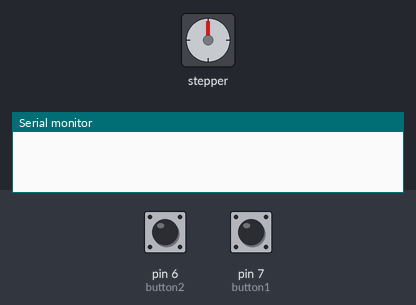
Bench run of a sketch on a simulated Arduino Uno, built with avr-gcc and run on an emulated ATmega328P. On the bench: stepper motor, the last lines printed to the serial monitor. Inputs (shaded band) come from the test bench; at power-on: pin 6 (button2) HIGH, pin 7 (button1) HIGH. Stepper angles assume 2048 steps per turn.

Above: at 1.2 s.
1.3 s: pin 6 (button2) pulled LOW for 0.15 s
At 1.45 s:
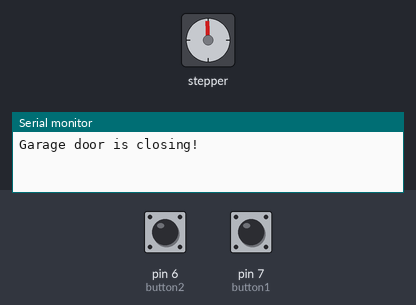
At 2.08 s:
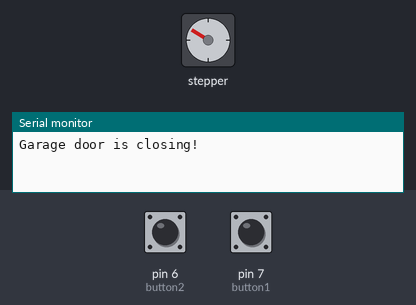
4.3 s: pin 7 (button1) pulled LOW for 3.2 s
At 5.79 s:
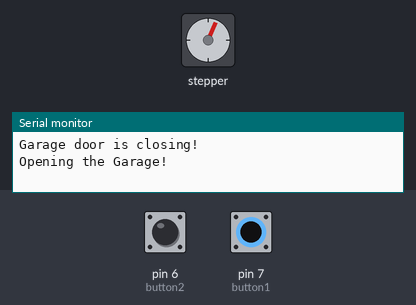
9.0 s: pin 7 (button1) pulled LOW for 1 s
Timing chart, 0 to 15.0 s (numbered marks = the images above; inputs shaded):
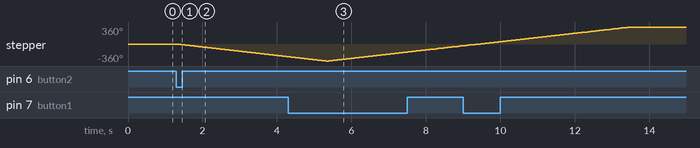

Measured:
- after the input at 1.3 s, stepper: keeps turning counter-clockwise at about 90°/s, starting at once

The sketch:

Garage.ino
```cpp
#include <Stepper.h>

const int stepsPerRevolution = 2048;  // change this to fit the number of steps per revolution
const int rolePerMinute = 15;         // Adjustable range of 28BYJ-48 stepper is 0~17 rpm
int button1 = 7;
int button2 = 6;

// initialize the stepper library on pins 8 through 11:
Stepper myStepper(stepsPerRevolution, 8, 10, 9, 11);

void setup() {
  myStepper.setSpeed(rolePerMinute);
  pinMode(button1, INPUT_PULLUP);
  pinMode(button2, INPUT_PULLUP);
  // initialize the serial port:
  Serial.begin(9600);
}

void loop() {
  if (LOW==digitalRead(button1)){
    Serial.println("Opening the Garage!");
    myStepper.step(stepsPerRevolution);
  }
  if (LOW==digitalRead(button2)){
    Serial.println("Garage door is closing!");
    myStepper.step(-stepsPerRevolution);
  }
  delay(50);
}
```
